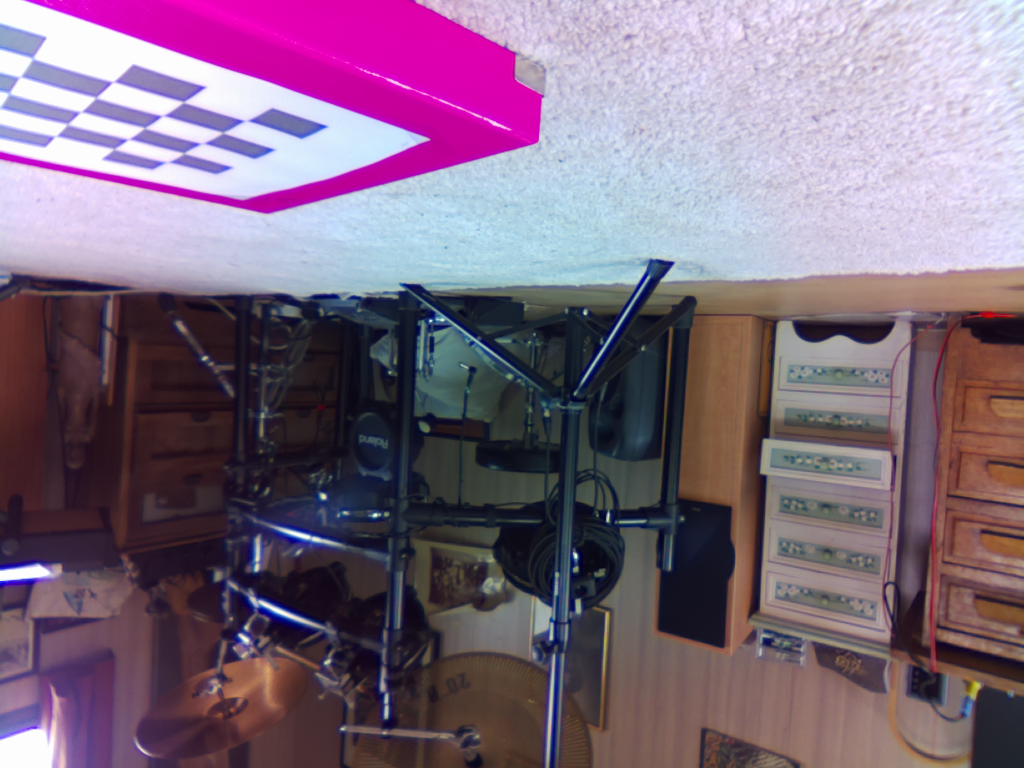
#> input picture Stereo-Vision_2/Dataset/cam/image0.png, 1024 x 768 px
$ python show_epipolar_lines.py
#> lines starting #> are read from the running program, lines starting #| are printed output that depends on the picture
# Importing necessary libraries
import cv2
import numpy as np
from picamera2 import Picamera2, Preview
import time

# Function to perform feature matching between two images using SIFT
def feature_matching(image1, image2):
    # Create SIFT detector
    detector = cv2.SIFT_create()
    # Detect keypoints and compute descriptors for each image
    keypoints1, descriptors1 = detector.detectAndCompute(image1, None)
    keypoints2, descriptors2 = detector.detectAndCompute(image2, None)

    # Match descriptors between the two images
    matcher = cv2.FlannBasedMatcher_create()
    matches = matcher.knnMatch(descriptors1, descriptors2, k=2)

    # Filter good matches using ratio test
    good_matches = []
    for m, n in matches:
        if m.distance < 0.25 * n.distance:
            good_matches.append(m)

    # Extract source and destination points from good matches
    src_pts = np.float32([keypoints1[m.queryIdx].pt for m in good_matches]).reshape(-1, 1, 2)
    dst_pts = np.float32([keypoints2[m.trainIdx].pt for m in good_matches]).reshape(-1, 1, 2)

    return src_pts, dst_pts

# Function to estimate the Fundamental matrix using RANSAC
def estimate_F(src_pts, dst_pts):
    # Distance maximale pour considérer un point comme inlier (utilisé avec FM_RANSAC): 0.1
    # Niveau de confiance pour l'estimation (utilisé avec FM_RANSAC et FM_LMEDS): 0.99
    F, mask = cv2.findFundamentalMat(src_pts, dst_pts, cv2.FM_RANSAC, 3.0, 0.90)
    return F

# Function to compute the Essential matrix from the Fundamental matrix and calibration matrices
def compute_E(F, K1, K2):
    E = np.dot(np.dot(K2.T, F), K1)
    return E

# Function to decompose the Essential matrix into rotation and translation matrices
def decompose_E(E, src_pts, dst_pts):
    _, R, t, _ = cv2.recoverPose(E, src_pts, dst_pts)
    return R, t

# Function to rectify images to ensure horizontal epipolar lines
def rectify_images(image1, image2, src_pts, dst_pts, K1, K2, F):
    _, H1, H2 = cv2.stereoRectifyUncalibrated(src_pts, dst_pts, F, (width, height))
    print("Homography Matrix H1:")
    print(H1)
    print("Homography Matrix H2:")
    print(H2)
    # Rectify the images using computed homography matrices
    image1_rectified = cv2.warpPerspective(image1, H1, (width, height))
    image2_rectified = cv2.warpPerspective(image2, H2, (width, height))
    return image1_rectified, image2_rectified, H1, H2

# Function to update calibration matrices for rectified images
def update_calibration_matrices(K1, K2, H1, H2):
    K1_rectified = np.dot(np.linalg.inv(H1), K1)
    K2_rectified = np.dot(np.linalg.inv(H2), K2)
    return K1_rectified, K2_rectified


# Function to update feature points after rectification
def update_feature_points(src_pts, dst_pts, H1, H2):
    src_pts_rectified = cv2.perspectiveTransform(src_pts, H1)
    dst_pts_rectified = cv2.perspectiveTransform(dst_pts, H2)
    return src_pts_rectified, dst_pts_rectified

# Function to decompose Essential matrix using rectified points
def decompose_E_rectified(E, src_pts_rectified, dst_pts_rectified):
    _, R, t, _ = cv2.recoverPose(E, src_pts_rectified, dst_pts_rectified)
    return R, t

# Function to visualize epipolar lines and feature points on rectified images
def visualize_epipolar_lines(image1_rectified, image2_rectified, src_pts_rectified, dst_pts_rectified, width):
    # Convert rectified images to color for visualization
    image1_with_points = cv2.cvtColor(image1_rectified, cv2.COLOR_GRAY2BGR)
    image2_with_points = cv2.cvtColor(image2_rectified, cv2.COLOR_GRAY2BGR)

    # Draw circles on feature points and epipolar lines on images
    for pt in src_pts_rectified:
        pt_int = (int(pt[0][0]), int(pt[0][1]))  # Convert to integer format
        cv2.circle(image1_with_points, pt_int, 5, (0, 255, 0), -1)
    for pt in dst_pts_rectified:
        pt_int = (int(pt[0][0]), int(pt[0][1]))  # Convert to integer format
        cv2.circle(image2_with_points, pt_int, 5, (0, 255, 0), -1)

    lines2 = cv2.computeCorrespondEpilines(dst_pts_rectified.reshape(-1, 1, 2), 2, F)
    lines2 = lines2.reshape(-1, 3)
    for r, pt1, pt2 in zip(lines2, src_pts_rectified, dst_pts_rectified):
        color = tuple(np.random.randint(0, 255, 3).tolist())
        x0, y0 = map(int, [0, -r[2] / r[1]])
        x1, y1 = map(int, [width, -(r[2] + r[0] * width) / r[1]])
        image1_with_points = cv2.line(image1_with_points, (x0, y0), (x1, y1), color, 1)
        image1_with_points = cv2.circle(image1_with_points, (int(pt1[0][0]), int(pt1[0][1])), 5, color, -1)
        image2_with_points = cv2.line(image2_with_points, (x0, y0), (x1, y1), color, 1)
        image2_with_points = cv2.circle(image2_with_points, (int(pt2[0][0]), int(pt2[0][1])), 5, color, -1)

    return image1_with_points, image2_with_points

# Capture images
def capture_images(cam_id):
    picam2 = Picamera2(cam_id)   # 0 : right, 1 : left
    preview_config = picam2.create_preview_configuration(main={"size": (1024, 768)})
    picam2.configure(preview_config)

    picam2.start_preview(Preview.QT, x=10, y=10, width=320, height=240)
    picam2.start()
    time.sleep(2)

    metadata = picam2.capture_file("./Dataset/cam/image%i.png" % cam_id)
    #print(metadata)
    picam2.close()

capture_images(0)  # Capture image from right camera
#> (the call stopped at in capture_images, `picam2 = Picamera2(cam_id)`: picamera2 is not available in this run)
capture_images(1)  # Capture image from left camera
#> (the call stopped at in capture_images, `picam2 = Picamera2(cam_id)`: picamera2 is not available in this run)
imageR = cv2.imread('./Dataset/cam/image0.png', 0)
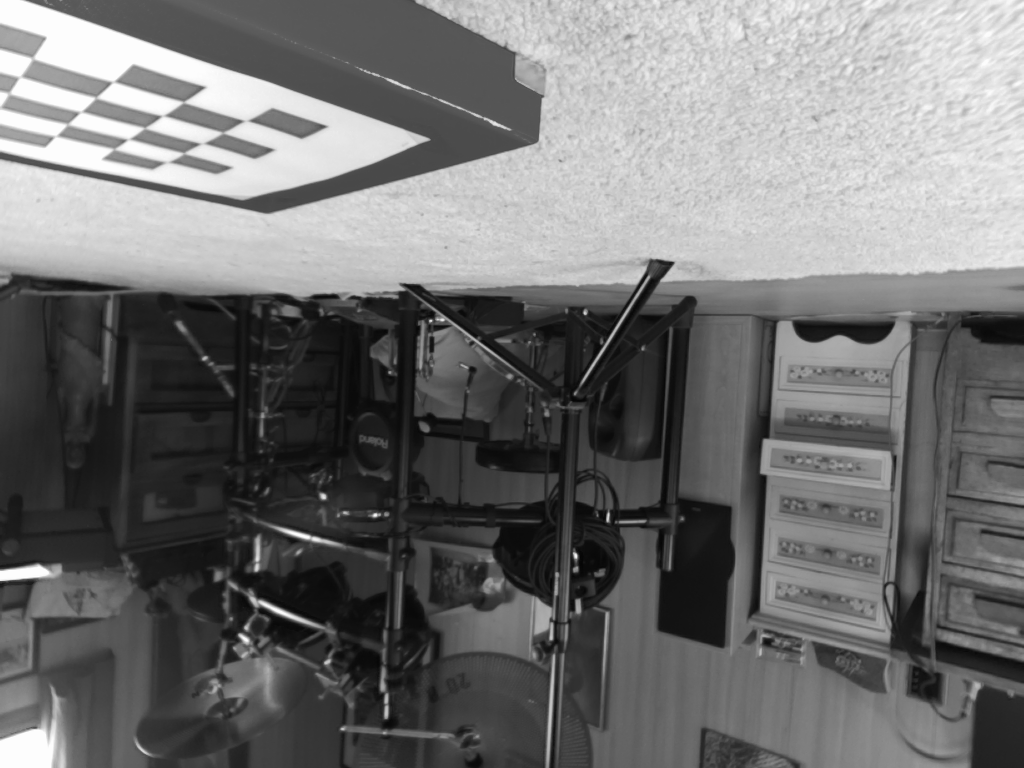
#> imageR: shape (768, 1024); min 5, max 254, mean 113.4
imageL = cv2.imread('./Dataset/cam/image1.png', 0)
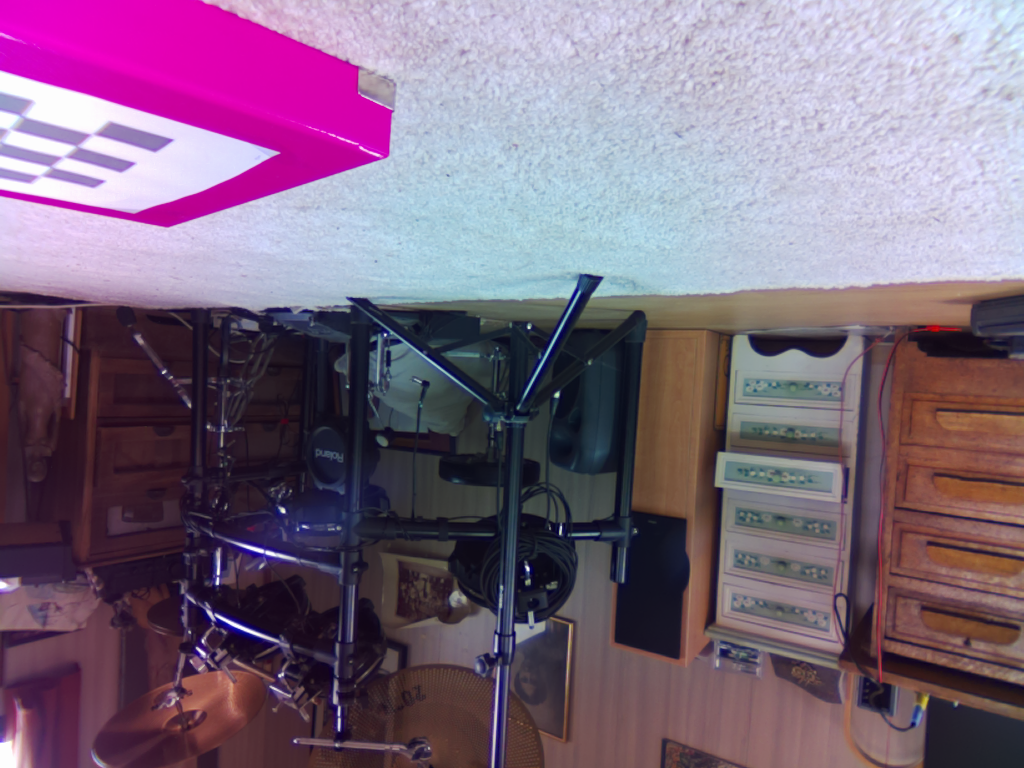
#> input picture Stereo-Vision_2/Dataset/cam/image1.png, 1024 x 768 px
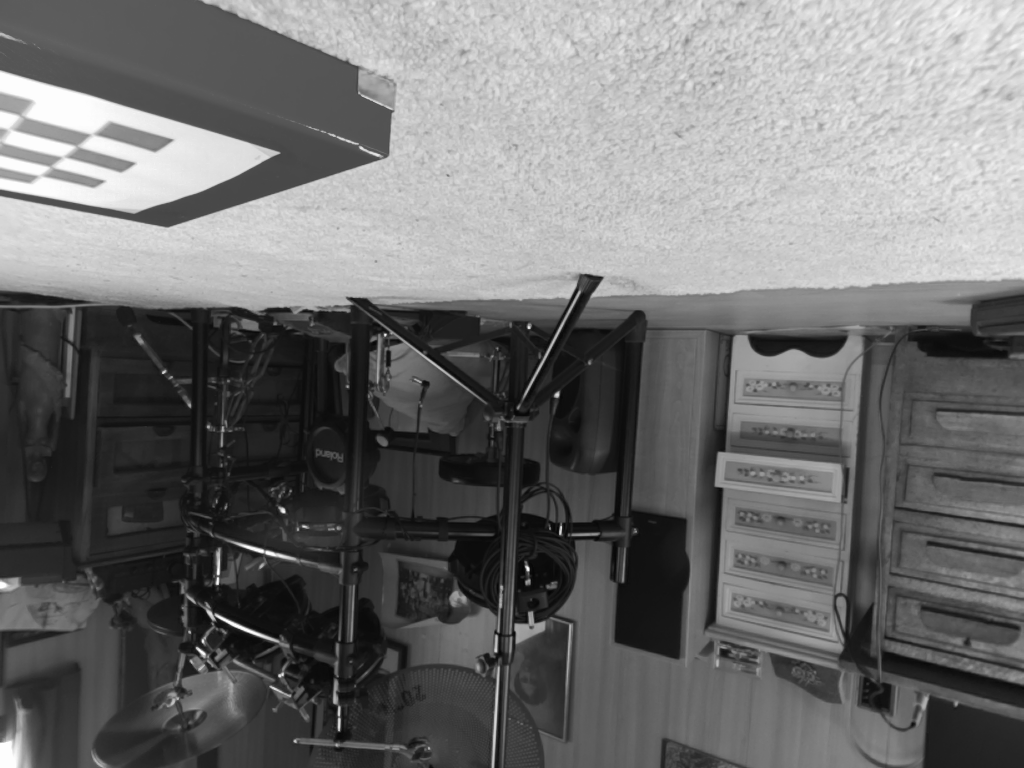
#> imageL: shape (768, 1024); min 5, max 255, mean 111.4

#calibration parameters for first dataset, the parameters are different for different datasets.
focal_length = 1089.82 # classroom:1746.24  storageroom:(1742.11), #traproom(1769.02)
principal_point = (296.18, 281.95)# classroom (14.88, 534.11) storageroom:(804.90,541.22), #traproom(1271.89,527.17)
# baseline = 678.37 # classroom(678.37) #storageroom(221.76), #traproom(295.44)
width = 640
height = 480
# ndisp=310 #storageroom(100), #traproom(140)
# vmin=60  #storageroom(29), #traproom(25)
# vmax=280  #(61), #traproom(118)

# Define calibration matrices
K1 = np.array([[focal_length, 0, principal_point[0]],
               [0, focal_length, principal_point[1]],
               [0, 0, 1]])

K2 = np.array([[focal_length, 0, principal_point[0]],
               [0, focal_length, principal_point[1]],
               [0, 0, 1]])

# Perform feature matching between the images
src_pts, dst_pts = feature_matching(imageR, imageL)
#> in feature_matching, `keypoints1, descriptors1 = detector.detectAndCompute(image1, None)`: keypoints1 = 1801 keypoints; strongest (x, y, size): (575, 556, 3.5), (323, 496, 4.4), (375, 515, 3.3), (430, 321, 2.1)
#> in feature_matching, `keypoints2, descriptors2 = detector.detectAndCompute(image2, None)`: keypoints2 = 2074 keypoints; strongest (x, y, size): (527, 568, 3.1), (385, 335, 1.9), (557, 395, 3.6), (529, 327, 2.3)
#> in feature_matching, `matches = matcher.knnMatch(descriptors1, descriptors2, k=2)`: matches = 1801 matches
#> after the loop in feature_matching, `for m, n in matches:`: good_matches = 92 matches
#> in feature_matching, `src_pts = np.float32([keypoints1[m.queryIdx].pt for m in good_matches]..`: src_pts = 92 rows, first 8: [70.35, 612.6], [91.12, 609.3], [106.1, 367], [121.3, 342.8], [343.5, 298.4], [391.9, 139.6], [391.9, 139.6], [394.8, 139.7]
#> in feature_matching, `dst_pts = np.float32([keypoints2[m.trainIdx].pt for m in good_matches]..`: dst_pts = 92 rows, first 8: [35.58, 625.8], [56.59, 622.6], [68.15, 381.1], [83.09, 356.5], [295.2, 312.1], [240.9, 155.9], [240.9, 155.9], [240.9, 155.9]
print("Number of matched points src:", len(src_pts))
#| Number of matched points src: 92
print("Number of matched points dst:", len(dst_pts))
#| Number of matched points dst: 92

# Estimate the Fundamental matrix
F = estimate_F(src_pts, dst_pts)
#> in estimate_F, `F, mask = cv2.findFundamentalMat(src_pts, dst_pts, cv2.FM_RANSAC, 3.0,..`: F = [[2.02e-08, -1.87e-06, 0.00251], [1.21e-06, -2.45e-08, -0.0654], [-0.00236, 0.0654, 1]]; mask = 92 values, max 1 at index 0, min 0 at index 5, mean 0.957

# Compute the Essential matrix
print("Fundamental Matrix F:")
print(F)
#| [[ 2.02335179e-08 -1.86699953e-06  2.51219786e-03]
#|  [ 1.21452558e-06 -2.45249362e-08 -6.53747222e-02]
#|  [-2.36022107e-03  6.53775540e-02  1.00000000e+00]]
print("K1:", K1)
print("K2:", K2)
E = compute_E(F, K1, K2)
#> in compute_E, `E = np.dot(np.dot(K2.T, F), K1)`: E = [[0.024, -2.22, 2.17], [1.44, -0.0291, -70.86], [-2.19, 70.64, 0.991]]

# Decompose the Essential matrix into rotation and translation matrices
R, t = decompose_E(E, src_pts, dst_pts)
#> in decompose_E, `_, R, t, _ = cv2.recoverPose(E, src_pts, dst_pts)`: R = [[1, -0.000102, -0.0113], [0.000176, 1, 0.00662], [0.0113, -0.00662, 1]]; t = [-0.999, -0.031, -0.0314]
#> t = [-0.999, -0.031, -0.0314]

# Rectify the images
imageR_rectified, imageL_rectified, H1, H2 = rectify_images(imageR, imageL, src_pts, dst_pts, K1, K2, F)
#> in rectify_images, `_, H1, H2 = cv2.stereoRectifyUncalibrated(src_pts, dst_pts, F, (width,..`: H1 = [[-0.0646, -0.00267, 3.03], [0.00238, -0.0654, -1.83], [1.22e-06, 3.61e-08, -0.066]]; H2 = [[0.99, 0.032, -4.56], [-0.0392, 0.999, 12.72], [-2.88e-05, -9.3e-07, 1.01]]
#| [[-6.45795811e-02 -2.66690344e-03  3.02598389e+00]
#|  [ 2.37570751e-03 -6.53785030e-02 -1.83236643e+00]
#|  [ 1.22471969e-06  3.61042147e-08 -6.60408164e-02]]
#| [[ 9.90260957e-01  3.19882296e-02 -4.56068140e+00]
#|  [-3.91992736e-02  9.99255353e-01  1.27224829e+01]
#|  [-2.88053575e-05 -9.30494514e-07  1.00944103e+00]]

# Update calibration matrices for rectified images
K1_rectified, K2_rectified = update_calibration_matrices(K1, K2, H1, H2)
#> in update_calibration_matrices, `K1_rectified = np.dot(np.linalg.inv(H1), K1)`: K1_rectified = [[-16865.3, 687.5, -5132.2], [-604.1, -16644.5, -4072], [-0.313, 0.00365, -15.24]]
#> in update_calibration_matrices, `K2_rectified = np.dot(np.linalg.inv(H2), K2)`: K2_rectified = [[1099.3, -35.19, 294.6], [42.72, 1089.3, 281], [0.0314, 1.14e-19, 0.999]]

# Update feature points after rectification
src_pts_rectified, dst_pts_rectified = update_feature_points(src_pts, dst_pts, H1, H2)
#> in update_feature_points, `src_pts_rectified = cv2.perspectiveTransform(src_pts, H1)`: src_pts_rectified = 92 rows, first 8: [47.79, 632.7], [68.03, 628.9], [72.89, 388.1], [86.82, 363.6], [304.1, 312.8], [345.5, 152.9], [345.5, 152.9], [348.4, 152.9]
#> in update_feature_points, `dst_pts_rectified = cv2.perspectiveTransform(dst_pts, H2)`: dst_pts_rectified = 92 rows, first 8: [50.29, 631.7], [70.88, 628], [74.59, 388.1], [88.53, 363.2], [297.6, 312.8], [238.4, 158.7], [238.4, 158.7], [238.4, 158.7]

# Decompose Essential matrix using rectified points
R_rectified, t_rectified = decompose_E_rectified(E, src_pts_rectified, dst_pts_rectified)
#> in decompose_E_rectified, `_, R, t, _ = cv2.recoverPose(E, src_pts_rectified, dst_pts_rectified)`: t = [-0.999, -0.031, -0.0314]
#> R_rectified has the same summary as R in decompose_E; t_rectified = [-0.999, -0.031, -0.0314]

# Visualize epipolar lines and feature points on rectified images
imageR_with_points, imageL_with_points = visualize_epipolar_lines(imageR_rectified, imageL_rectified, src_pts_rectified, dst_pts_rectified, width)
#> the loop in visualize_epipolar_lines, `for pt in src_pts_rectified:` made 92 passes
#> (pt, pt_int) on passes 1 to 12: ([[47.79, 632.7]], (47, 632)), ([[68.03, 628.9]], (68, 628)), ([[72.89, 388.1]], (72, 388)), ([[86.82, 363.6]], (86, 363)), ([[304.1, 312.8]], (304, 312)), ([[345.5, 152.9]], (345, 152)), ([[345.5, 152.9]], (345, 152)), ([[348.4, 152.9]], (348, 152)), ([[367.1, 294.5]], (367, 294)), ([[390.7, 346.4]], (390, 346)), ([[410.7, 365.7]], (410, 365)), ([[451.6, 430.2]], (451, 430))
#> after the loop in visualize_epipolar_lines, `for pt in src_pts_rectified:`:
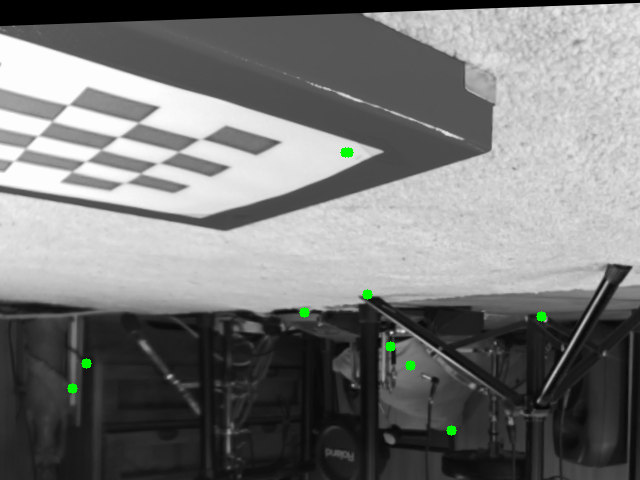
#> image1_with_points: shape (480, 640, 3); mean B, G, R 119.6, 120.3, 119.6
#> the loop in visualize_epipolar_lines, `for pt in dst_pts_rectified:` made 92 passes
#> (pt, pt_int) on passes 1 to 12: ([[50.29, 631.7]], (50, 631)), ([[70.88, 628]], (70, 628)), ([[74.59, 388.1]], (74, 388)), ([[88.53, 363.2]], (88, 363)), ([[297.6, 312.8]], (297, 312)), ([[238.4, 158.7]], (238, 158)), ([[238.4, 158.7]], (238, 158)), ([[238.4, 158.7]], (238, 158)), ([[356, 294.8]], (355, 294)), ([[389.6, 346.8]], (389, 346)), ([[407.3, 368.8]], (407, 368)), ([[459.9, 430.6]], (459, 430))
#> after the loop in visualize_epipolar_lines, `for pt in dst_pts_rectified:`:
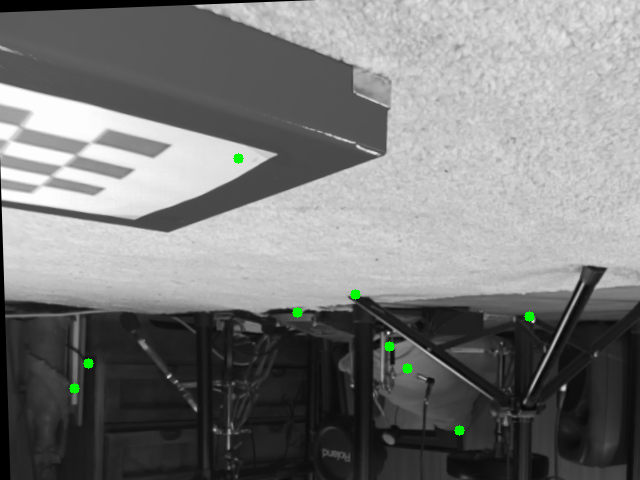
#> image2_with_points: shape (480, 640, 3); mean B, G, R 121.3, 121.9, 121.3
#> in visualize_epipolar_lines, `lines2 = cv2.computeCorrespondEpilines(dst_pts_rectified.reshape(-1, 1..`: lines2 = 92 rows, first 8: [-0.0244, 1, -615.3], [-0.0245, 1, -611.2], [-0.0289, 1, -370.6], [-0.0294, 1, -345.3], [-0.0304, 1, -288.4], [-0.0333, 0.999, -135.1], [-0.0333, 0.999, -135.1], [-0.0333, 0.999, -135.1]
#> the loop in visualize_epipolar_lines, `for r, pt1, pt2 in zip(lines2, src_pts_rectified, dst_pts_rectified):` made 92 passes
#> (r, pt1, pt2, color, y0, y1) on passes 1 to 7: ([-0.0244, 1, -615.3], [[47.79, 632.7]], [[50.29, 631.7]], (172, 47, 117), 615, 631), ([-0.0245, 1, -611.2], [[68.03, 628.9]], [[70.88, 628]], (192, 67, 251), 611, 627), ([-0.0289, 1, -370.6], [[72.89, 388.1]], [[74.59, 388.1]], (195, 103, 9), 370, 389), ([-0.0294, 1, -345.3], [[86.82, 363.6]], [[88.53, 363.2]], (211, 21, 242), 345, 364), ([-0.0304, 1, -288.4], [[304.1, 312.8]], [[297.6, 312.8]], (36, 87, 70), 288, 308), ([-0.0333, 0.999, -135.1], [[345.5, 152.9]], [[238.4, 158.7]], (216, 88, 140), 135, 156), ([-0.0333, 0.999, -135.1], [[345.5, 152.9]], [[238.4, 158.7]], (58, 193, 230), 135, 156)
#> after the loop in visualize_epipolar_lines, `for r, pt1, pt2 in zip(lines2, src_pts_rectified, dst_pts_rectified):`:
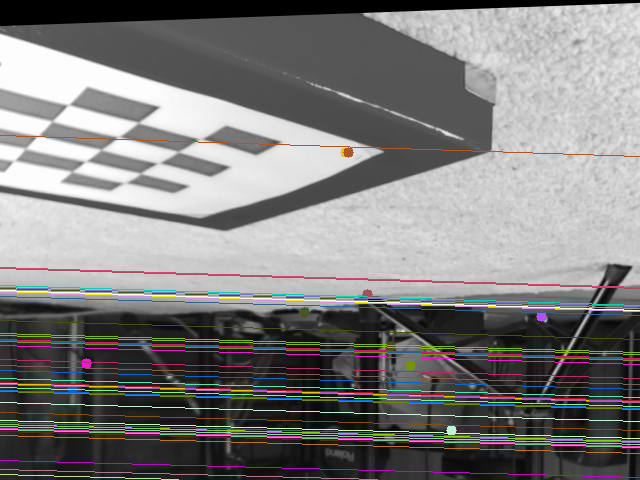
#> image1_with_points: shape (480, 640, 3); mean B, G, R 124.1, 124.8, 126.1
#> after the loop in visualize_epipolar_lines, `for r, pt1, pt2 in zip(lines2, src_pts_rectified, dst_pts_rectified):`:
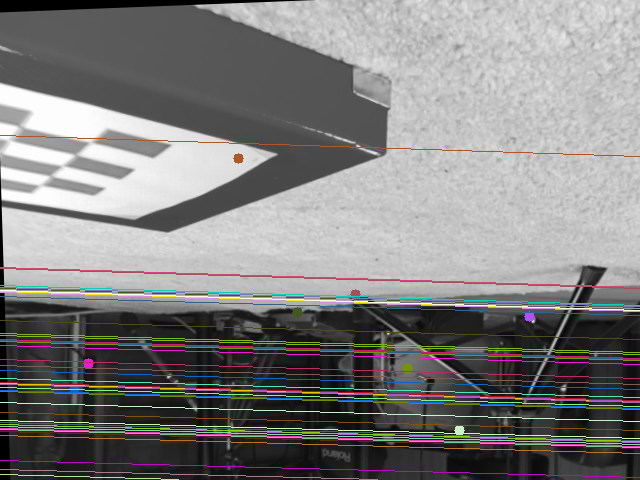
#> image2_with_points: shape (480, 640, 3); mean B, G, R 125.9, 126.6, 127.9


# Specify the directory to save the all the images
save_dir = './Dataset/Stereo_Vision+System'

# Save images with epipolar lines
cv2.imwrite(save_dir + 'image_epilines_camR.png', imageR_with_points)
cv2.imwrite(save_dir + 'image_epilines_camL.png', imageL_with_points)

# Display images
cv2.imshow("Image right with Epipolar Lines", imageR_with_points)
cv2.imshow("Image left with Epipolar Lines", imageL_with_points)

cv2.waitKey(0)
cv2.destroyAllWindows()
